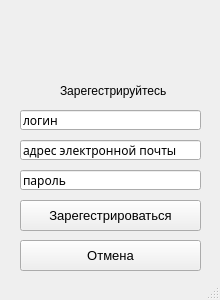
<?xml version="1.0" encoding="UTF-8"?>
<ui version="4.0">
 <class>Reg</class>
 <widget class="QMainWindow" name="Reg">
  <property name="geometry">
   <rect>
    <x>0</x>
    <y>0</y>
    <width>220</width>
    <height>300</height>
   </rect>
  </property>
  <property name="sizePolicy">
   <sizepolicy hsizetype="Preferred" vsizetype="Preferred">
    <horstretch>0</horstretch>
    <verstretch>0</verstretch>
   </sizepolicy>
  </property>
  <property name="minimumSize">
   <size>
    <width>220</width>
    <height>300</height>
   </size>
  </property>
  <property name="maximumSize">
   <size>
    <width>220</width>
    <height>300</height>
   </size>
  </property>
  <property name="font">
   <font>
    <italic>false</italic>
   </font>
  </property>
  <property name="cursor">
   <cursorShape>ArrowCursor</cursorShape>
  </property>
  <property name="windowTitle">
   <string>OurMail</string>
  </property>
  <property name="windowIcon">
   <iconset>
    <normaloff>Bezymyanny-2.ico</normaloff>Bezymyanny-2.ico</iconset>
  </property>
  <property name="autoFillBackground">
   <bool>false</bool>
  </property>
  <widget class="QWidget" name="centralwidget">
   <widget class="QPushButton" name="pushButton_2">
    <property name="geometry">
     <rect>
      <x>20</x>
      <y>200</y>
      <width>181</width>
      <height>31</height>
     </rect>
    </property>
    <property name="font">
     <font>
      <family>Segoe UI</family>
      <pointsize>10</pointsize>
     </font>
    </property>
    <property name="text">
     <string>Зарегестрироваться</string>
    </property>
   </widget>
   <widget class="QLineEdit" name="lineEdit">
    <property name="geometry">
     <rect>
      <x>20</x>
      <y>140</y>
      <width>181</width>
      <height>20</height>
     </rect>
    </property>
    <property name="font">
     <font>
      <family>Segoe UI Light</family>
     </font>
    </property>
    <property name="toolTip">
     <string>&lt;html&gt;&lt;head/&gt;&lt;body&gt;&lt;p&gt;&lt;span style=&quot; font-family:'Courier New,courier';&quot;&gt;Придумайте адрес электронной почты (email)&lt;/span&gt;&lt;/p&gt;&lt;/body&gt;&lt;/html&gt;</string>
    </property>
    <property name="text">
     <string>адрес электронной почты</string>
    </property>
   </widget>
   <widget class="QLineEdit" name="lineEdit_2">
    <property name="geometry">
     <rect>
      <x>20</x>
      <y>170</y>
      <width>181</width>
      <height>20</height>
     </rect>
    </property>
    <property name="font">
     <font>
      <family>Segoe UI Light</family>
     </font>
    </property>
    <property name="toolTip">
     <string>&lt;html&gt;&lt;head/&gt;&lt;body&gt;&lt;p&gt;&lt;span style=&quot; font-family:'Courier New,courier';&quot;&gt;Придумайте пароль для своей почты&lt;/span&gt;&lt;/p&gt;&lt;/body&gt;&lt;/html&gt;</string>
    </property>
    <property name="text">
     <string>пароль</string>
    </property>
   </widget>
   <widget class="QLabel" name="label">
    <property name="geometry">
     <rect>
      <x>60</x>
      <y>80</y>
      <width>111</width>
      <height>21</height>
     </rect>
    </property>
    <property name="font">
     <font>
      <family>Segoe UI</family>
      <pointsize>9</pointsize>
     </font>
    </property>
    <property name="text">
     <string>Зарегестрируйтесь</string>
    </property>
   </widget>
   <widget class="QLineEdit" name="lineEdit_3">
    <property name="geometry">
     <rect>
      <x>20</x>
      <y>110</y>
      <width>181</width>
      <height>20</height>
     </rect>
    </property>
    <property name="font">
     <font>
      <family>Segoe UI Light</family>
     </font>
    </property>
    <property name="toolTip">
     <string>&lt;html&gt;&lt;head/&gt;&lt;body&gt;&lt;p&gt;Придумайте логин для вашей учетной записи&lt;/p&gt;&lt;/body&gt;&lt;/html&gt;</string>
    </property>
    <property name="text">
     <string>логин</string>
    </property>
   </widget>
   <widget class="QPushButton" name="pushButton_3">
    <property name="geometry">
     <rect>
      <x>20</x>
      <y>240</y>
      <width>181</width>
      <height>31</height>
     </rect>
    </property>
    <property name="font">
     <font>
      <family>Segoe UI</family>
      <pointsize>10</pointsize>
     </font>
    </property>
    <property name="text">
     <string>Отмена</string>
    </property>
   </widget>
   <widget class="QLabel" name="label_4">
    <property name="geometry">
     <rect>
      <x>0</x>
      <y>20</y>
      <width>211</width>
      <height>71</height>
     </rect>
    </property>
    <property name="text">
     <string/>
    </property>
    <property name="pixmap">
     <pixmap>logo1.svg</pixmap>
    </property>
    <property name="scaledContents">
     <bool>true</bool>
    </property>
    <property name="wordWrap">
     <bool>false</bool>
    </property>
   </widget>
  </widget>
  <widget class="QStatusBar" name="statusbar"/>
 </widget>
 <resources/>
 <connections/>
 <designerdata>
  <property name="gridDeltaX">
   <number>10</number>
  </property>
  <property name="gridDeltaY">
   <number>10</number>
  </property>
  <property name="gridSnapX">
   <bool>true</bool>
  </property>
  <property name="gridSnapY">
   <bool>true</bool>
  </property>
  <property name="gridVisible">
   <bool>true</bool>
  </property>
 </designerdata>
</ui>
